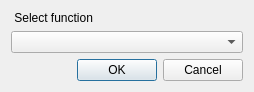
<?xml version="1.0" encoding="UTF-8"?>
<ui version="4.0">
 <class>Dialog</class>
 <widget class="QDialog" name="Dialog">
  <property name="windowModality">
   <enum>Qt::WindowModal</enum>
  </property>
  <property name="geometry">
   <rect>
    <x>0</x>
    <y>0</y>
    <width>254</width>
    <height>89</height>
   </rect>
  </property>
  <property name="windowTitle">
   <string>Fit</string>
  </property>
  <layout class="QVBoxLayout" name="verticalLayout">
   <item>
    <layout class="QVBoxLayout" name="verticalLayout_2">
     <item>
      <widget class="QLabel" name="functionLabel">
       <property name="text">
        <string> Select function</string>
       </property>
      </widget>
     </item>
     <item>
      <widget class="QComboBox" name="functionBox">
       <property name="editable">
        <bool>false</bool>
       </property>
      </widget>
     </item>
    </layout>
   </item>
   <item>
    <widget class="QDialogButtonBox" name="buttonBox">
     <property name="orientation">
      <enum>Qt::Horizontal</enum>
     </property>
     <property name="standardButtons">
      <set>QDialogButtonBox::Cancel|QDialogButtonBox::Ok</set>
     </property>
    </widget>
   </item>
  </layout>
 </widget>
 <resources/>
 <connections>
  <connection>
   <sender>buttonBox</sender>
   <signal>accepted()</signal>
   <receiver>Dialog</receiver>
   <slot>accept()</slot>
   <hints>
    <hint type="sourcelabel">
     <x>248</x>
     <y>254</y>
    </hint>
    <hint type="destinationlabel">
     <x>157</x>
     <y>274</y>
    </hint>
   </hints>
  </connection>
  <connection>
   <sender>buttonBox</sender>
   <signal>rejected()</signal>
   <receiver>Dialog</receiver>
   <slot>reject()</slot>
   <hints>
    <hint type="sourcelabel">
     <x>316</x>
     <y>260</y>
    </hint>
    <hint type="destinationlabel">
     <x>286</x>
     <y>274</y>
    </hint>
   </hints>
  </connection>
 </connections>
</ui>
